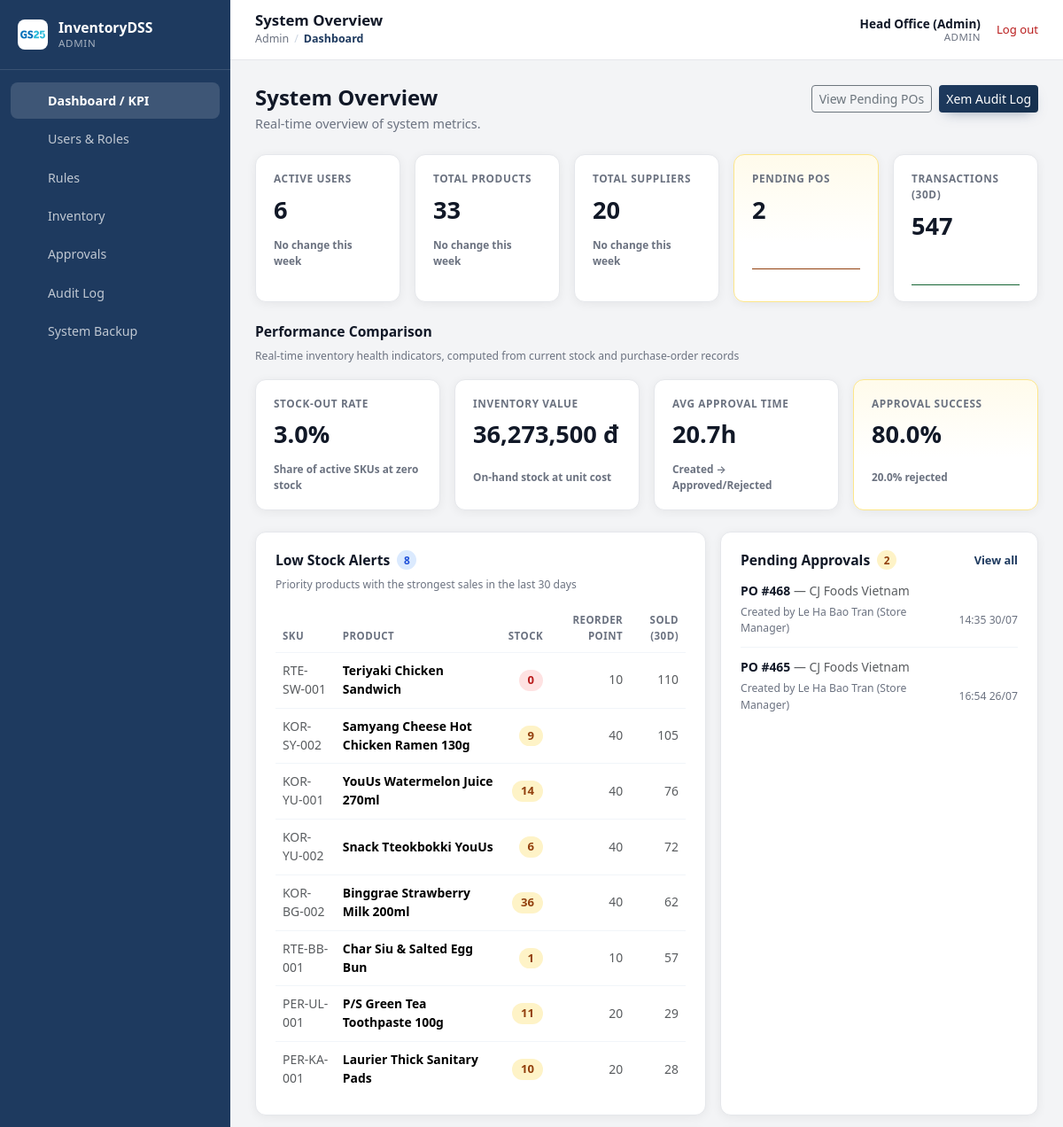
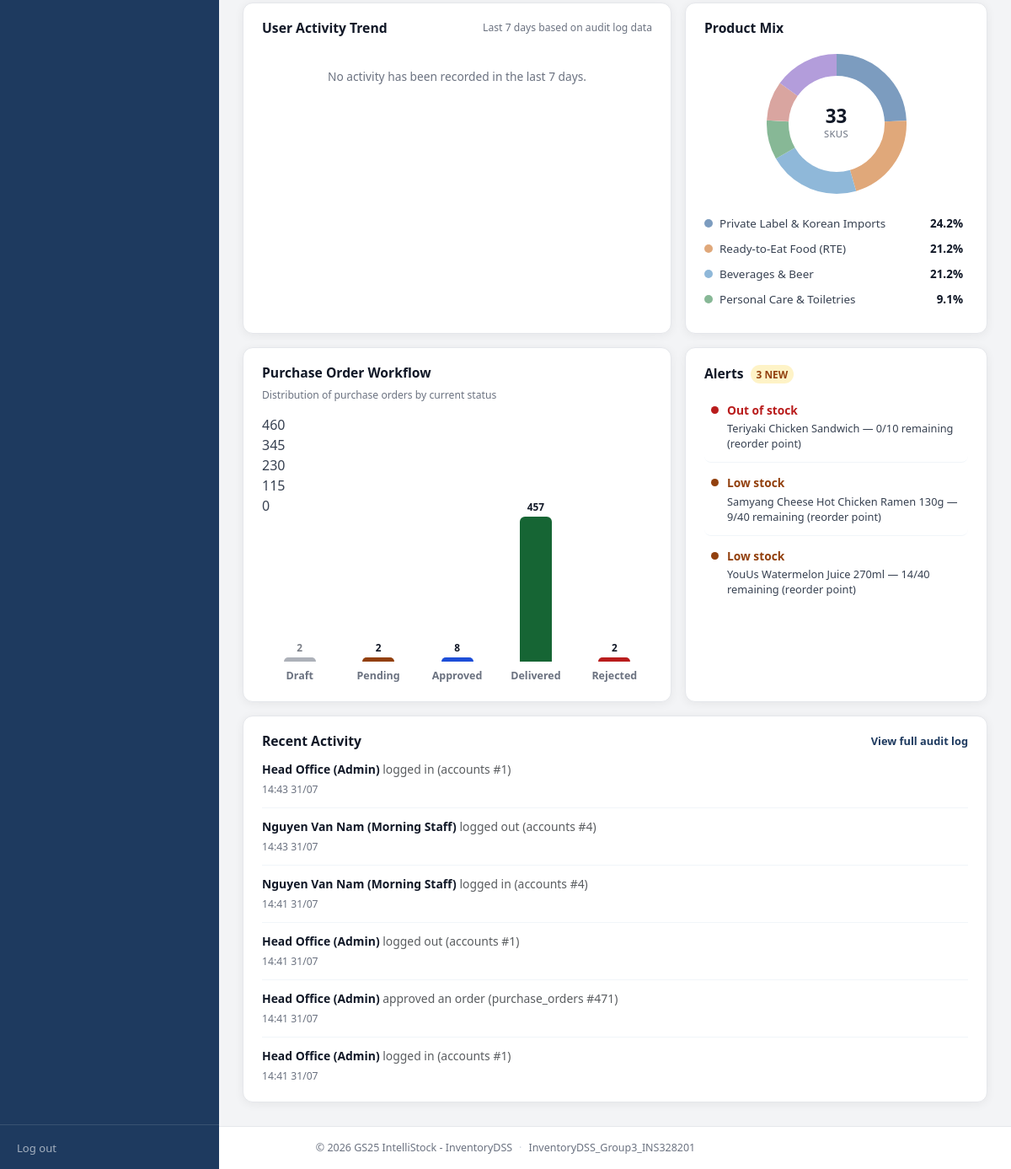
Screenshot of /frontend/admin/dashboard.php (signed in) with the database file from the repository (2 pictures, top to bottom).
### tables this page shows
CREATE TABLE `products` (
  `product_id` int(11) NOT NULL AUTO_INCREMENT,
  `sku_code` varchar(30) NOT NULL,
  `product_name` varchar(150) NOT NULL,
  `category_id` int(11) NOT NULL,
  `supplier_id` int(11) NOT NULL,
  `unit` varchar(20) NOT NULL,
  `shelf_life_days` int(11) DEFAULT NULL,
  `unit_cost` decimal(12,2) NOT NULL DEFAULT 0.00,
  `selling_price` decimal(12,2) NOT NULL DEFAULT 0.00,
  `is_active` tinyint(1) NOT NULL DEFAULT 1,
  PRIMARY KEY (`product_id`),
  UNIQUE KEY `sku_code` (`sku_code`),
  KEY `category_id` (`category_id`),
  KEY `supplier_id` (`supplier_id`),
  CONSTRAINT `products_ibfk_1` FOREIGN KEY (`category_id`) REFERENCES `categories` (`category_id`),
  CONSTRAINT `products_ibfk_2` FOREIGN KEY (`supplier_id`) REFERENCES `suppliers` (`supplier_id`)
);

CREATE TABLE `purchase_orders` (
  `po_id` int(11) NOT NULL AUTO_INCREMENT,
  `supplier_id` int(11) NOT NULL,
  `created_by` int(11) NOT NULL,
  `status` enum('Draft','Pending','Approved','Rejected','Delivered') NOT NULL DEFAULT 'Draft',
  `approved_by` int(11) DEFAULT NULL,
  `created_at` datetime NOT NULL DEFAULT current_timestamp(),
  `approved_at` datetime DEFAULT NULL,
  PRIMARY KEY (`po_id`),
  KEY `supplier_id` (`supplier_id`),
  KEY `created_by` (`created_by`),
  KEY `approved_by` (`approved_by`),
  CONSTRAINT `purchase_orders_ibfk_1` FOREIGN KEY (`supplier_id`) REFERENCES `suppliers` (`supplier_id`),
  CONSTRAINT `purchase_orders_ibfk_2` FOREIGN KEY (`created_by`) REFERENCES `accounts` (`account_id`),
  CONSTRAINT `purchase_orders_ibfk_3` FOREIGN KEY (`approved_by`) REFERENCES `accounts` (`account_id`)
);

CREATE TABLE `suppliers` (
  `supplier_id` int(11) NOT NULL AUTO_INCREMENT,
  `supplier_name` varchar(100) NOT NULL,
  `contact_phone` varchar(20) DEFAULT NULL,
  `avg_lead_time_days` decimal(5,1) DEFAULT NULL,
  PRIMARY KEY (`supplier_id`)
);

CREATE TABLE `accounts` (
  `account_id` int(11) NOT NULL AUTO_INCREMENT,
  `username` varchar(50) NOT NULL,
  `password_hash` varchar(255) NOT NULL,
  `full_name` varchar(100) NOT NULL,
  `email` varchar(100) DEFAULT NULL,
  `phone_number` varchar(20) DEFAULT NULL,
  `role_id` int(11) NOT NULL,
  `status` enum('active','locked') NOT NULL DEFAULT 'active',
  `created_at` datetime NOT NULL DEFAULT current_timestamp(),
  PRIMARY KEY (`account_id`),
  UNIQUE KEY `username` (`username`),
  KEY `role_id` (`role_id`),
  CONSTRAINT `accounts_ibfk_1` FOREIGN KEY (`role_id`) REFERENCES `roles` (`role_id`)
);

CREATE TABLE `audit_logs` (
  `log_id` int(11) NOT NULL AUTO_INCREMENT,
  `account_id` int(11) NOT NULL,
  `action_type` varchar(100) NOT NULL,
  `target_table` varchar(50) DEFAULT NULL,
  `target_id` int(11) DEFAULT NULL,
  `timestamp` datetime NOT NULL DEFAULT current_timestamp(),
  PRIMARY KEY (`log_id`),
  KEY `account_id` (`account_id`),
  CONSTRAINT `audit_logs_ibfk_1` FOREIGN KEY (`account_id`) REFERENCES `accounts` (`account_id`)
);

### frontend/admin/dashboard.php (the view, shortened to what the rows shown need)
<?php
require_once __DIR__ . '/../../backend/config/database.php';
require_once __DIR__ . '/../../backend/services/AdminService.php';
$adminService = new AdminService();
$summary      = $adminService->getSystemSummary();
$lowStockAlerts   = $summary['low_stock_alerts'];
$pendingOrders    = $summary['pending_orders'];
$recentActivity   = $summary['recent_activity'];
function formatDashboardDateTime(?string $raw): string
{
    $ts = strtotime($raw);
    return $ts === false ? $raw : date('H:i d/m', $ts);
}
function formatActionLabel(string $actionType): string
{
    $map = [
        'LOGIN'                  => 'logged in',
        'LOGOUT'                 => 'logged out',
        'LOGIN_ROLE_MISMATCH'    => 'selected the wrong role',
        'CREATE_SUPPLIER'        => 'created a supplier',
        'UPDATE_SUPPLIER'        => 'updated a supplier',
        'DELETE_SUPPLIER'        => 'deleted a supplier',
        'CREATE_WAREHOUSE'       => 'created a warehouse',
        'UPDATE_WAREHOUSE'       => 'updated a warehouse',
        'DELETE_WAREHOUSE'       => 'deleted a warehouse',
        'UPDATE_ROLE_PERMISSIONS'=> 'updated role permissions',
    ];
    if (isset($map[$actionType])) {
        return $map[$actionType];
    }
    if (str_starts_with($actionType, 'APPROVE')) {
        return 'approved an order';
    }
    return strtolower(str_replace('_', ' ', $actionType));
}
?>
<!DOCTYPE html>
<html lang="en">
<head>
    <link href="https://cdn.jsdelivr.net/npm/bootstrap@5.3.3/dist/css/bootstrap.min.css" rel="stylesheet">
    <link href="<?= BASE_URL ?>/assets/css/theme_variables.css" rel="stylesheet">
    <link href="<?= BASE_URL ?>/assets/css/custom.css" rel="stylesheet">
</head>
<body>
    <div class="app-shell">
        <div class="app-content">
            <?php require __DIR__ . '/../components/header.php'; ?>
            <main class="app-main">
                <div class="d-flex flex-wrap justify-content-between align-items-start gap-3 mb-4">
                    <div>
                        <h2 class="page-heading mb-1">System Overview</h2>
                    </div>
                </div>
                <div class="row g-3">
                    <div class="col-12 col-xl-7">
                        <div class="panel-card h-100">
                            <?php if (empty($lowStockAlerts)): ?>
                                <div class="empty-state">No products are at the reorder point.</div>
                            <?php else: ?>
                                <div class="table-responsive">
                                    <table class="table table-borderless align-middle mb-0 data-table">
                                        <thead>
                                            <tr>
                                                <th>SKU</th>
                                                <th>Product</th>
                                                <th class="text-end">Stock</th>
                                                <th class="text-end">Reorder Point</th>
                                                <th class="text-end">Sold (30d)</th>
                                            </tr>
                                        </thead>
                                        <tbody>
                                            <?php foreach ($lowStockAlerts as $item): ?>
                                                <tr>
                                                    <td class="text-muted"><?= htmlspecialchars($item['sku_code'], ENT_QUOTES, 'UTF-8') ?></td>
                                                    <td class="fw-semibold"><?= htmlspecialchars($item['product_name'], ENT_QUOTES, 'UTF-8') ?></td>
                                                    <td class="text-end">
                                                        <span class="stock-pill <?= (int) $item['current_stock'] <= 0 ? 'stock-pill-critical' : 'stock-pill-warn' ?>">
                                                            <?= number_format((int) $item['current_stock']) ?>
                                                        </span>
                                                    </td>
                                                    <td class="text-end text-muted"><?= number_format((int) $item['reorder_point']) ?></td>
                                                    <td class="text-end text-muted"><?= number_format((int) $item['qty_sold_30d']) ?></td>
                                                </tr>
                                            <?php endforeach; ?>
                                        </tbody>
                                    </table>
                                </div>
                            <?php endif; ?>
                        </div>
                    </div>
                    <div class="col-12 col-xl-5">
                        <div class="panel-card h-100">
                            <?php if (empty($pendingOrders)): ?>
                                <div class="empty-state">No purchase orders are waiting for approval.</div>
                            <?php else: ?>
                                <ul class="list-unstyled activity-list mb-0">
                                    <?php foreach ($pendingOrders as $po): ?>
                                        <li class="activity-item">
                                            <div class="activity-item-main">
                                                <span class="fw-semibold">PO #<?= (int) $po['po_id'] ?></span>
                                                <span class="text-muted">— <?= htmlspecialchars($po['supplier_name'], ENT_QUOTES, 'UTF-8') ?></span>
                                            </div>
                                            <div class="activity-item-meta">
                                                <span>Created by <?= htmlspecialchars($po['created_by_name'], ENT_QUOTES, 'UTF-8') ?></span>
                                                <span class="activity-item-time"><?= formatDashboardDateTime($po['created_at']) ?></span>
                                            </div>
                                        </li>
                                    <?php endforeach; ?>
                                </ul>
                            <?php endif; ?>
                        </div>
                    </div>
                </div>
                <div class="row g-3 mt-0">
                    <div class="col-12">
                        <div class="panel-card">
                            <?php if (empty($recentActivity)): ?>
                                <div class="empty-state">No activity has been recorded yet.</div>
                            <?php else: ?>
                                <ul class="list-unstyled activity-list mb-0">
                                    <?php foreach ($recentActivity as $log): ?>
                                        <li class="activity-item">
                                            <div class="activity-item-main">
                                                <span class="fw-semibold"><?= htmlspecialchars($log['account_name'], ENT_QUOTES, 'UTF-8') ?></span>
                                                <span class="text-muted"><?= htmlspecialchars(formatActionLabel($log['action_type']), ENT_QUOTES, 'UTF-8') ?></span>
                                                <?php if (!empty($log['target_table'])): ?>
                                                    <span class="text-muted">(<?= htmlspecialchars($log['target_table'], ENT_QUOTES, 'UTF-8') ?><?= $log['target_id'] !== null ? ' #' . (int) $log['target_id'] : '' ?>)</span>
                                                <?php endif; ?>
                                            </div>
                                            <div class="activity-item-meta">
                                                <span class="activity-item-time"><?= formatDashboardDateTime($log['timestamp']) ?></span>
                                            </div>
                                        </li>
                                    <?php endforeach; ?>
                                </ul>
                            <?php endif; ?>
                        </div>
                    </div>
                </div>
            </main>
        </div>
    </div>
    <?php require __DIR__ . '/../components/footer.php'; ?>

### rows the page displays
products: sku_code "RTE-SW-001", product_name "Teriyaki Chicken Sandwich", current_stock "0", reorder_point "10", qty_sold_30d "110"
products: sku_code "KOR-SY-002", product_name "Samyang Cheese Hot Chicken Ramen 130g", current_stock "9", reorder_point "40", qty_sold_30d "105"
products: sku_code "KOR-YU-001", product_name "YouUs Watermelon Juice 270ml", current_stock "14", reorder_point "40", qty_sold_30d "76"
products: sku_code "KOR-YU-002", product_name "Snack Tteokbokki YouUs", current_stock "6", reorder_point "40", qty_sold_30d "72"
products: sku_code "KOR-BG-002", product_name "Binggrae Strawberry Milk 200ml", current_stock "36", reorder_point "40", qty_sold_30d "62"
products: sku_code "RTE-BB-001", product_name "Char Siu & Salted Egg Bun", current_stock "1", reorder_point "10", qty_sold_30d "57"
products: sku_code "PER-UL-001", product_name "P/S Green Tea Toothpaste 100g", current_stock "11", reorder_point "20", qty_sold_30d "29"
products: sku_code "PER-KA-001", product_name "Laurier Thick Sanitary Pads", current_stock "10", reorder_point "20", qty_sold_30d "28"
purchase_orders: po_id "468", supplier.supplier_name "CJ Foods Vietnam", created_by.full_name "Le Ha Bao Tran (Store Manager)", created_at "14:35 30/07"
purchase_orders: po_id "465", supplier.supplier_name "CJ Foods Vietnam", created_by.full_name "Le Ha Bao Tran (Store Manager)", created_at "16:54 26/07"
audit_logs: account.full_name "Head Office (Admin)", action_type "logged in", target_table "accounts", target "1", timestamp "14:43 31/07"
audit_logs: account.full_name "Nguyen Van Nam (Morning Staff)", action_type "logged out", target_table "accounts", target "4", timestamp "14:43 31/07"
audit_logs: account.full_name "Nguyen Van Nam (Morning Staff)", action_type "logged in", target_table "accounts", target "4", timestamp "14:41 31/07"
audit_logs: account.full_name "Head Office (Admin)", action_type "logged out", target_table "accounts", target "1", timestamp "14:41 31/07"
audit_logs: account.full_name "Head Office (Admin)", action_type "approved an order", target_table "purchase_orders", target "471", timestamp "14:41 31/07"
audit_logs: account.full_name "Head Office (Admin)", action_type "logged in", target_table "accounts", target "1", timestamp "14:41 31/07"

### other values shown
Auth::roleName() "ADMIN"
$item['label'] "Dashboard / KPI"
$item['label'] "Users & Roles"
$item['label'] "Rules"
$item['label'] "Inventory"
$item['label'] "Approvals"
$item['label'] "Audit Log"
$item['label'] "System Backup"
$pageTitle "System Overview"
$crumb "Admin"
$crumb "Dashboard"
Auth::fullName() "Head Office (Admin)"
$kpi['active_users'] "6"
formatDeltaBadge($kpi['deltas']['active_users'], 'logins') "No change this week"
$kpi['total_products'] "33"
